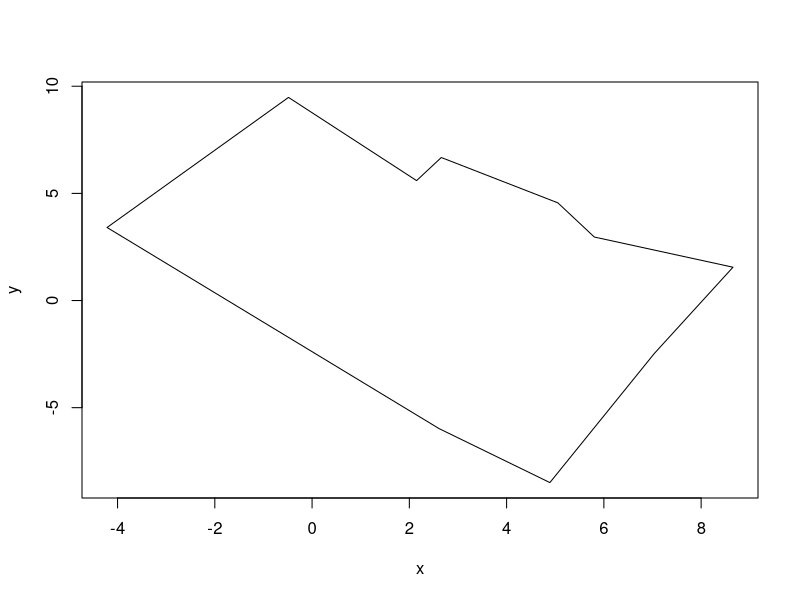
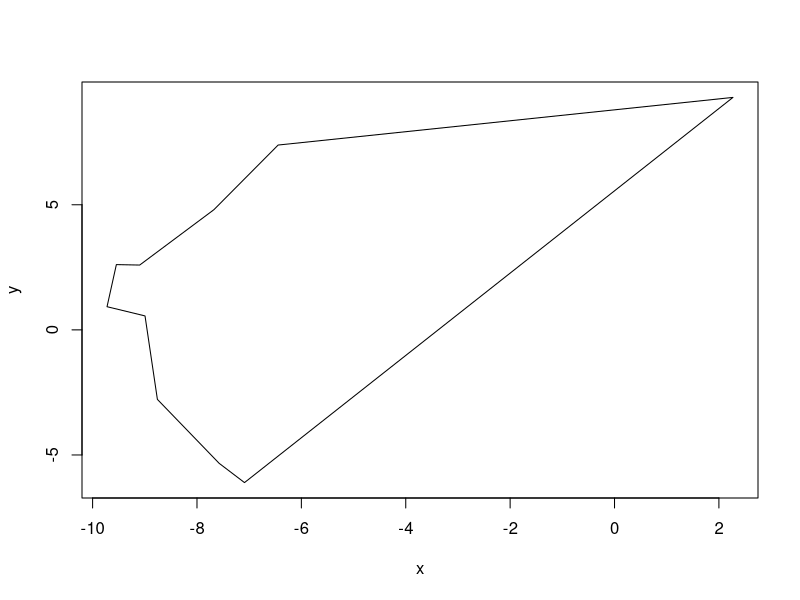
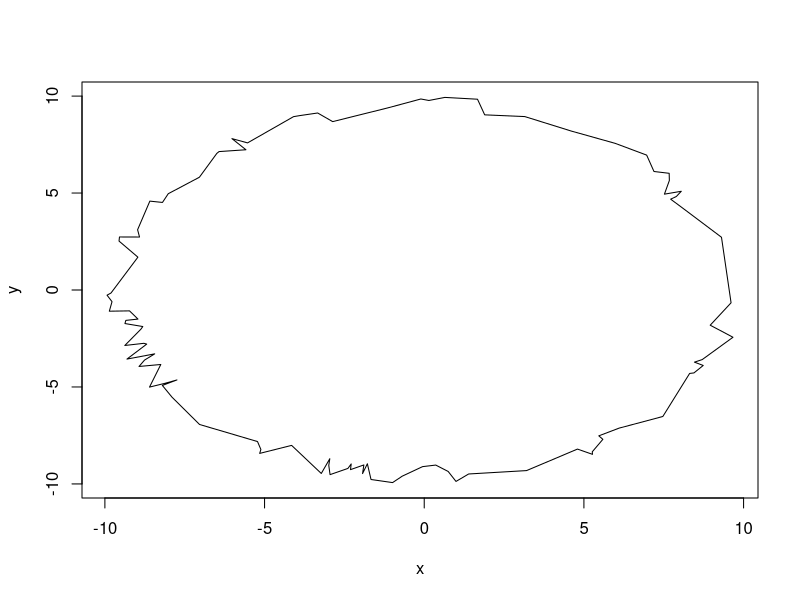
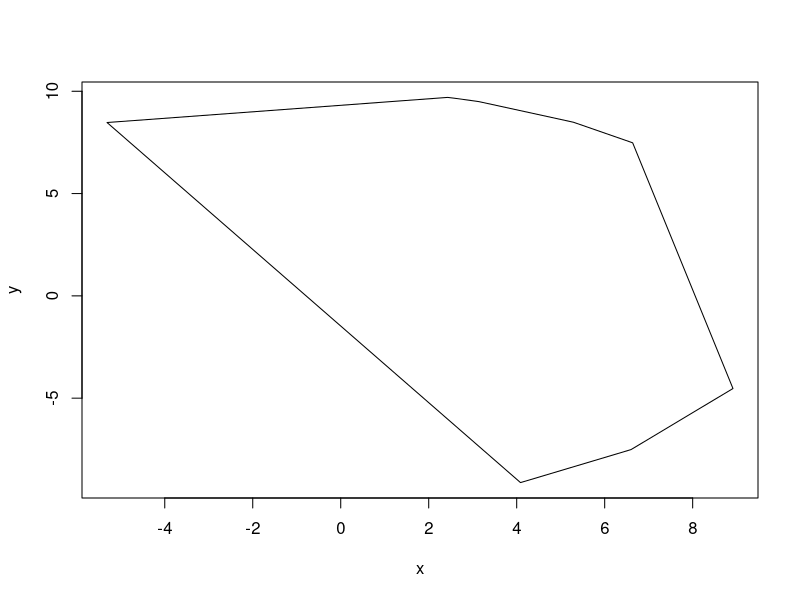
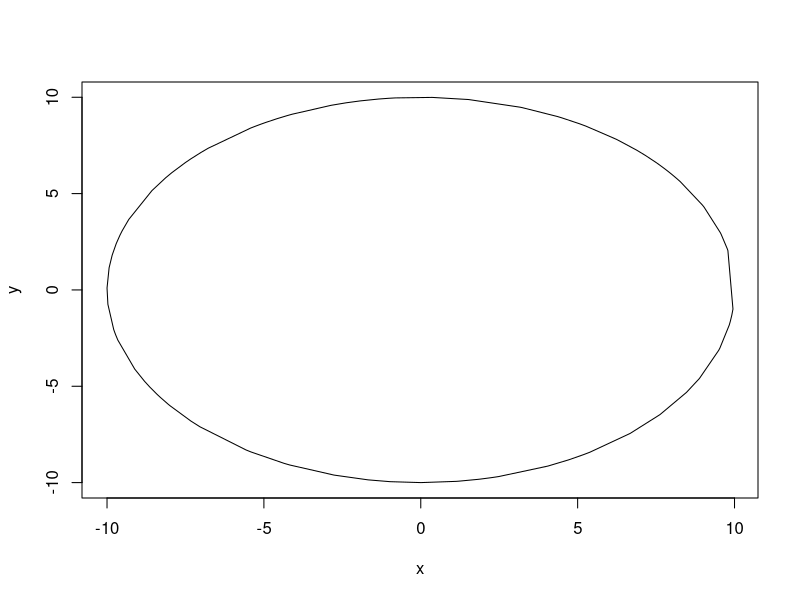

The R script that drew these images, in order:
#This function generates a random shape using polar coordinates, the center is always the origin.
polygon.generator <- function(number_of_points,  min_distance_to_origin, max_distance_to_origin) {
  max_distance_to_origin
  r <- runif(number_of_points,min_distance_to_origin,max_distance_to_origin)
  theta <- runif(number_of_points,-pi,pi)
  theta1 <- sort(theta)
  x <- r*cos(theta1)
  y <- r*sin(theta1)
  plot(x,y,type='n')
  polygon(x,y)

  
}

#The paramaters are as follows:
# number_of_points, the amount of vertices you want the shape to have.
# min_distance_to_origin, the closest you want a point to be to the origin.
# max_distance_to_origin, the furthest you want a point to be to the origin.

#Some observations to make:
#If you keep the min_distance and max_distance the same/similar, the shape you get will be convex.
#As you increase the number of points, the shape will begin to resemble a circle.

#Wide range (5-10)
polygon.generator(10,5,10)
#Smaller range (9-10)
polygon.generator(10,9,10)
#Range is (9-10), points much higher. (kind of a circle)
polygon.generator(100,9,10)
#Range = 10
polygon.generator(10,10,10)
#Range = 10, number of vertices much higher.
polygon.generator(100,10,10)